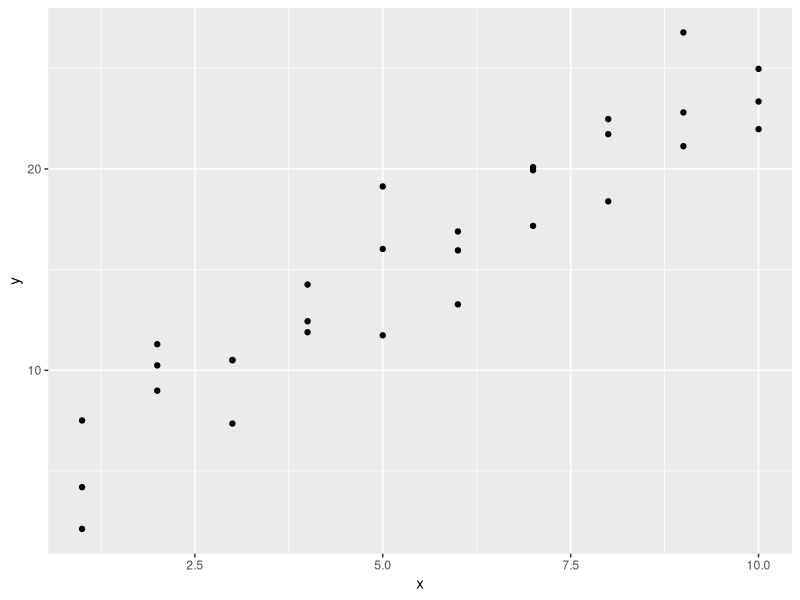
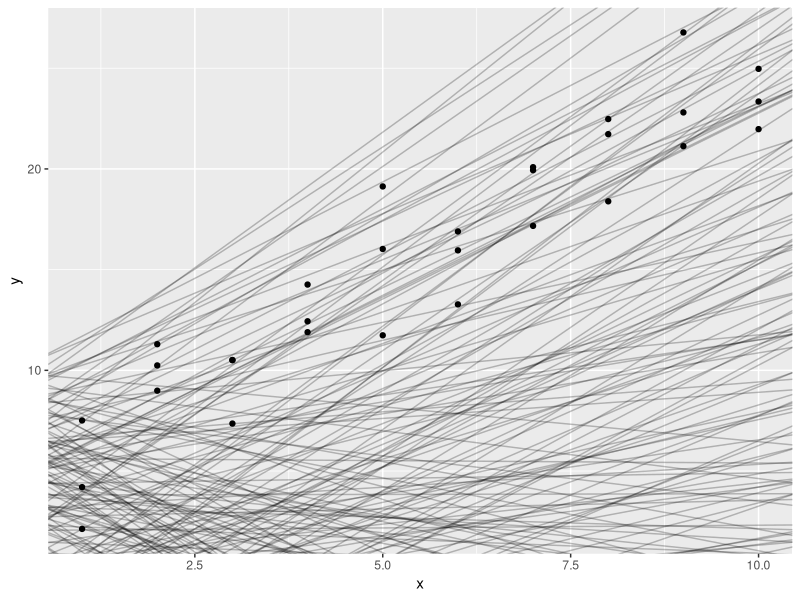
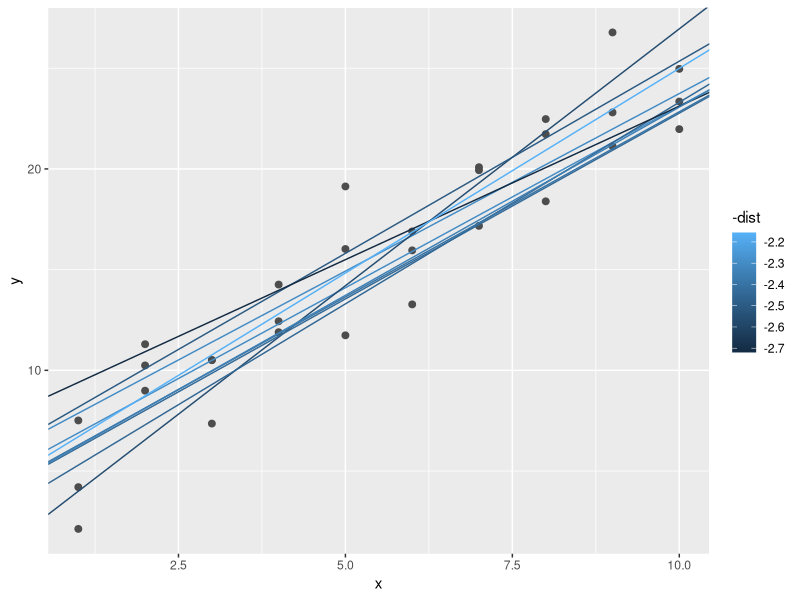
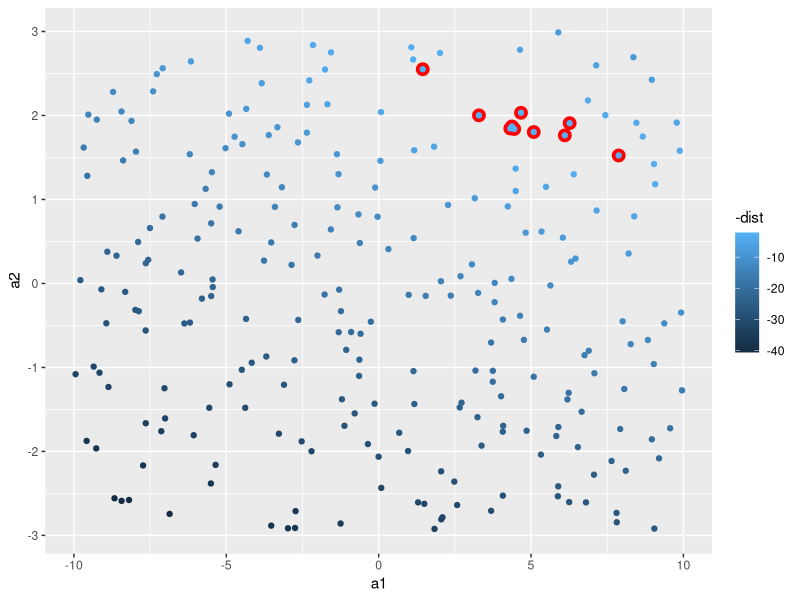
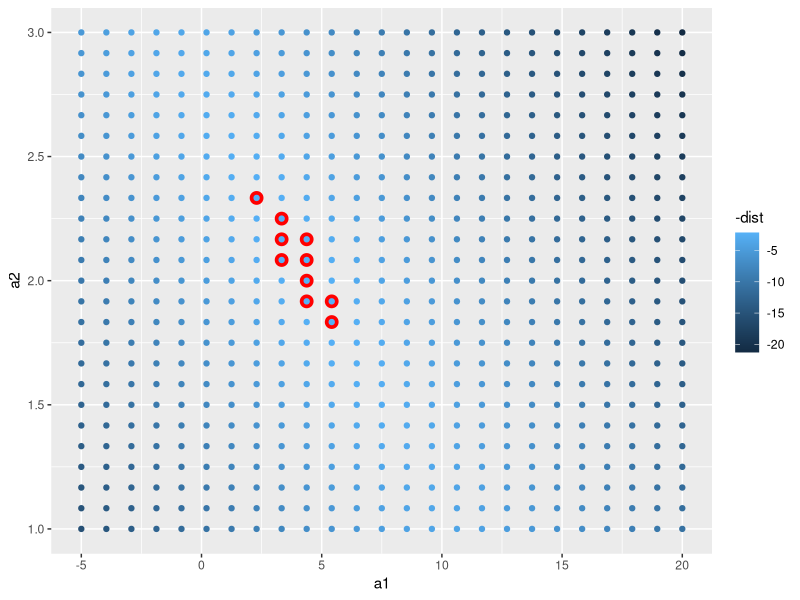
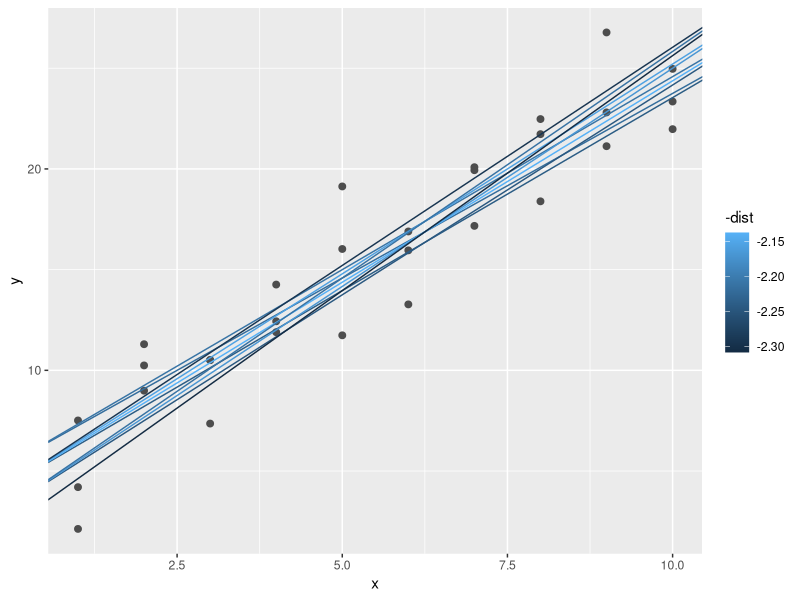
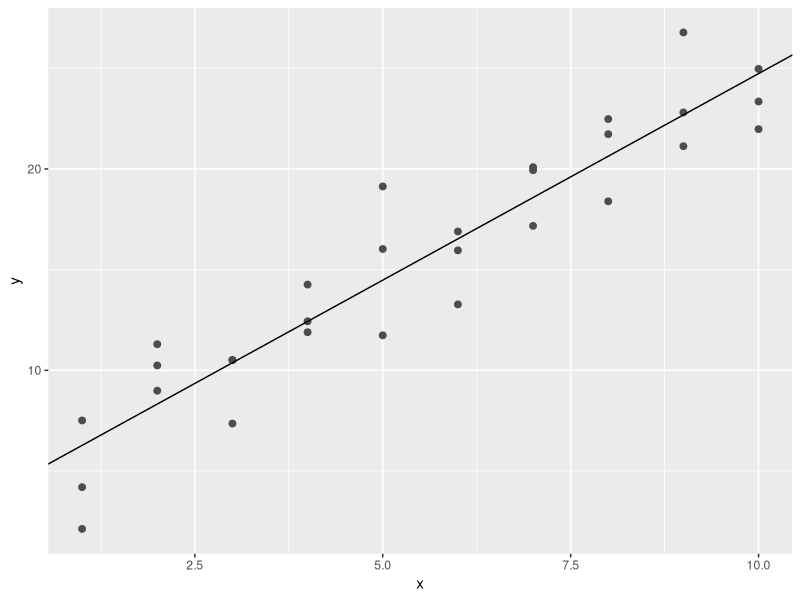

Source code (R) for these figures, in order:
## ---- chunk 1
library(tidyverse)
library(modelr)
## ---- chunk 2
data <- sim1

ggplot(sim1, aes(x, y)) + 
  geom_point()

## ---- chunk 3
models <- tibble(
  a1 = runif(250, -10, 10),
  a2 = runif(250, -3, 3)
)

ggplot(sim1, aes(x, y)) + 
  geom_abline(aes(intercept = a1, slope = a2), data = models, alpha = 1/4) +
  geom_point() 
## ---- chunk 4
model1 <- function(a, data) {
  a[1] + data$x * a[2]
}
model1(c(7, 1.5), sim1)
#
## ---- chunk 5
measure_distance <- function(mod, data) {
  diff <- data$y - model1(mod, data)
  sqrt(mean(diff ^ 2))
}
measure_distance(c(7, 1.5), sim1)
## ---- chunk 6
sim1_dist <- function(a1, a2) {
  measure_distance(c(a1, a2), sim1)
}
## ---- chunk 7

models <- models %>% 
  mutate(dist = purrr::map2_dbl(a1, a2, sim1_dist))
models
## ---- chunk 8
ggplot(sim1, aes(x, y)) + 
  geom_point(size = 2, colour = "grey30") + 
  geom_abline(
    aes(intercept = a1, slope = a2, colour = -dist), 
    data = filter(models, rank(dist) <= 10)
  )
## ---- chunk 9
ggplot(models, aes(a1, a2)) +
  geom_point(data = filter(models, rank(dist) <= 10), size = 4, colour = "red") +
  geom_point(aes(colour = -dist))
## ---- chunk 10
grid <- expand.grid(
  a1 = seq(-5, 20, length = 25),
  a2 = seq(1, 3, length = 25)
  ) %>% 
  mutate(dist = purrr::map2_dbl(a1, a2, sim1_dist))

grid %>% 
  ggplot(aes(a1, a2)) +
  geom_point(data = filter(grid, rank(dist) <= 10), size = 4, colour = "red") +
  geom_point(aes(colour = -dist)) 
## ---- chunk 11
ggplot(sim1, aes(x, y)) + 
  geom_point(size = 2, colour = "grey30") + 
  geom_abline(
    aes(intercept = a1, slope = a2, colour = -dist), 
    data = filter(grid, rank(dist) <= 10)
  )
## ---- chunk 12
best <- optim(c(0, 0), measure_distance, data = sim1)
best$par
#> [1] 4.222248 2.051204

ggplot(sim1, aes(x, y)) + 
  geom_point(size = 2, colour = "grey30") + 
  geom_abline(intercept = best$par[1], slope = best$par[2])
## ---- chunk 13
sim1_mod <- lm(y ~ x, data = sim1)

coef(sim1_mod)
#> (Intercept)           x 
#>    4.220822    2.051533
